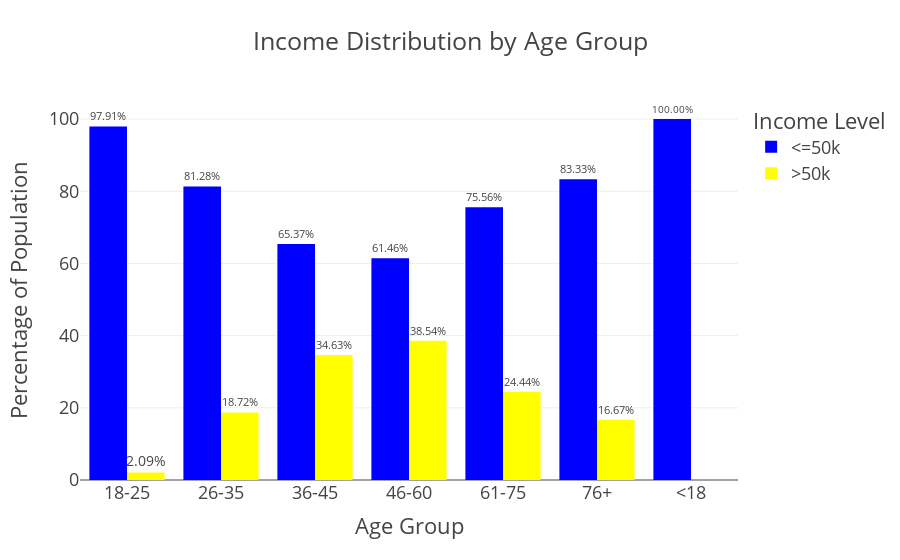

Notebook cell for this chart:
### Code cell
fig = px.bar(adult_df_income_age, 
             x='age_group',
             y='percentage',
             color='income',
             title='Income Distribution by Age Group',
             barmode='group',
             height=500,
             color_discrete_sequence=["blue", "yellow"],
             text='percentage'
)

fig.update_traces(texttemplate='%{text:.2f}%', textposition='outside') 

fig.update_layout(
    template="presentation",
    xaxis_title='Age Group',
    yaxis_title='Percentage of Population',
    legend_title_text='Income Level',
    paper_bgcolor="rgba(0,0,0,0)",
    plot_bgcolor="rgba(0,0,0,0)"
)

fig.show()

fig.write_image(os.path.join(results_dir, 'income_distribution_by_agegroup_bar_plot.jpg'))
fig.write_image(os.path.join(results_dir, 'income_distribution_by_agegroup_bar_plot.png'))
fig.write_html(os.path.join(results_dir, 'income_distribution_by_agegroup_bar_plot.html'))

### Figure 1 — Plotly figure (JSON) as saved in the notebook; plotly's stock layout.template omitted (floating-point values rounded to 4 significant figures)
{"data": [{"alignmentgroup": "True", "hovertemplate": "income=<=50k<br>age_group=%{x}<br>percentage=%{text}<extra></extra>", "legendgroup": "<=50k", "marker": {"color": "blue", "pattern": {"shape": ""}}, "name": "<=50k", "offsetgroup": "<=50k", "orientation": "v", "showlegend": true, "text": [97.91, 81.28, 65.37, 61.46, 75.56, 83.33, 100.0], "textposition": "outside", "texttemplate": "%{text:.2f}%", "type": "bar", "x": ["18-25", "26-35", "36-45", "46-60", "61-75", "76+", "<18"], "xaxis": "x", "y": [97.91, 81.28, 65.37, 61.46, 75.56, 83.33, 100.0], "yaxis": "y"}, {"alignmentgroup": "True", "hovertemplate": "income=>50k<br>age_group=%{x}<br>percentage=%{text}<extra></extra>", "legendgroup": ">50k", "marker": {"color": "yellow", "pattern": {"shape": ""}}, "name": ">50k", "offsetgroup": ">50k", "orientation": "v", "showlegend": true, "text": [2.09, 18.72, 34.63, 38.54, 24.44, 16.67], "textposition": "outside", "texttemplate": "%{text:.2f}%", "type": "bar", "x": ["18-25", "26-35", "36-45", "46-60", "61-75", "76+"], "xaxis": "x", "y": [2.09, 18.72, 34.63, 38.54, 24.44, 16.67], "yaxis": "y"}], "layout": {"autosize": true, "barmode": "group", "legend": {"title": {"text": "Income Level"}, "tracegroupgap": 0}, "paper_bgcolor": "rgba(0, 0, 0, 0)", "plot_bgcolor": "rgba(0, 0, 0, 0)", "title": {"text": "Income Distribution by Age Group"}, "xaxis": {"anchor": "y", "autorange": true, "domain": [0, 1], "range": [-0.5, 6.5], "title": {"text": "Age Group"}, "type": "category"}, "yaxis": {"anchor": "x", "autorange": true, "domain": [0, 1], "range": [0, 105.3], "title": {"text": "Percentage of Population"}, "type": "linear"}}}
